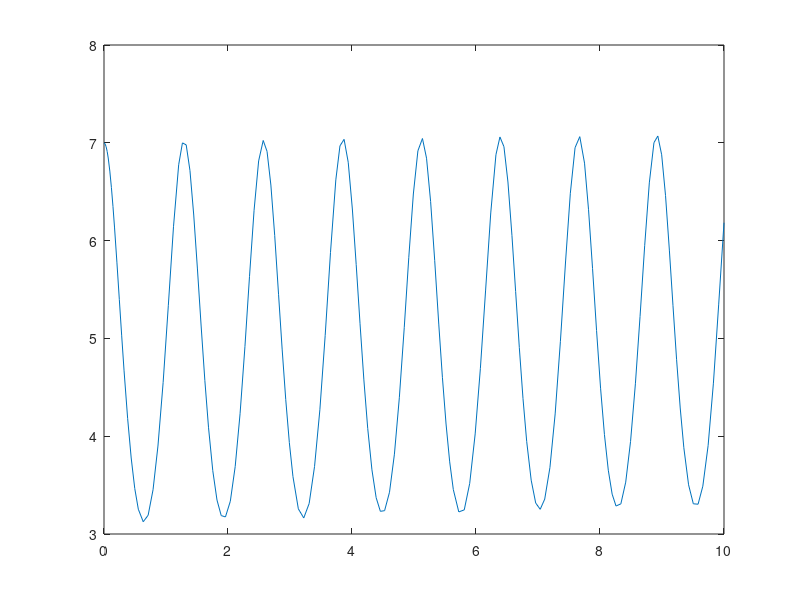
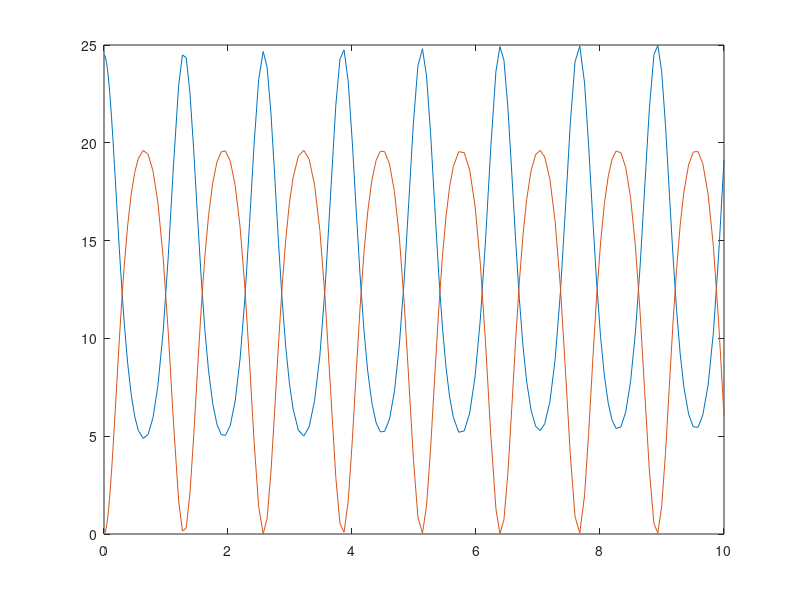

MATLAB code for these plots, in order:
clear all; close all;


g=9.81
l=1


pend = @(t,x) [x(2)
    -g/l*sin(x(1))];

for i = 70
[t,X] = ode45(pend,[0 10],[0;i/10])
figure(1),plot(t,X(:,2)),hold on
figure(2),plot(t,X(:,2).*X(:,2)/2,t,-cos(X(:,1))*l*g+g*l),hold on
end


